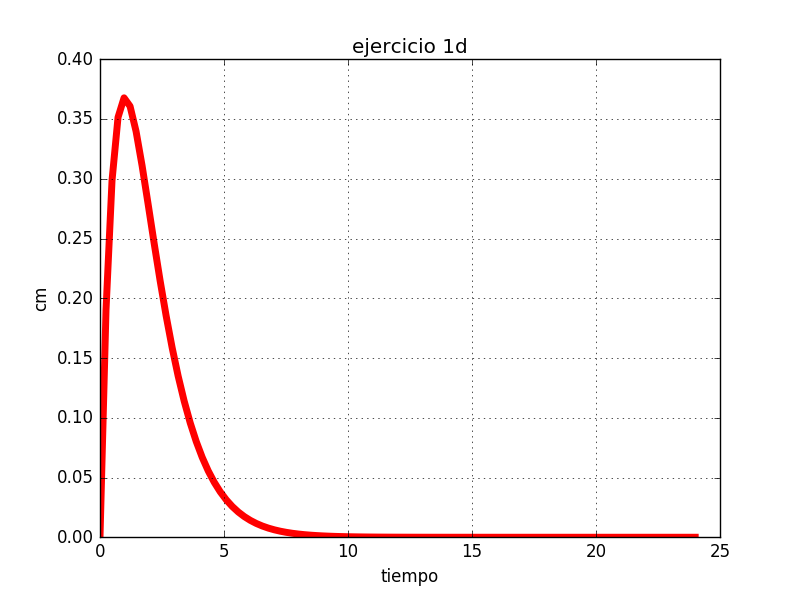

Here is the Python script that generated this plot:
#MARTHA ELENA NIEVES MORA
#LABORATORIO 3B
#EJERCICIO 1d



import matplotlib.pyplot as plt
import numpy as np
import math

x=np.linspace(0,24,100)
y=x*math.e**(-1*x)
plt.plot(x,y, linewidth=5, color='r')
plt.legend()
plt.title('ejercicio 1d')
plt.xlabel('tiempo')
plt.ylabel('cm')
plt.grid(True)
plt.show()
